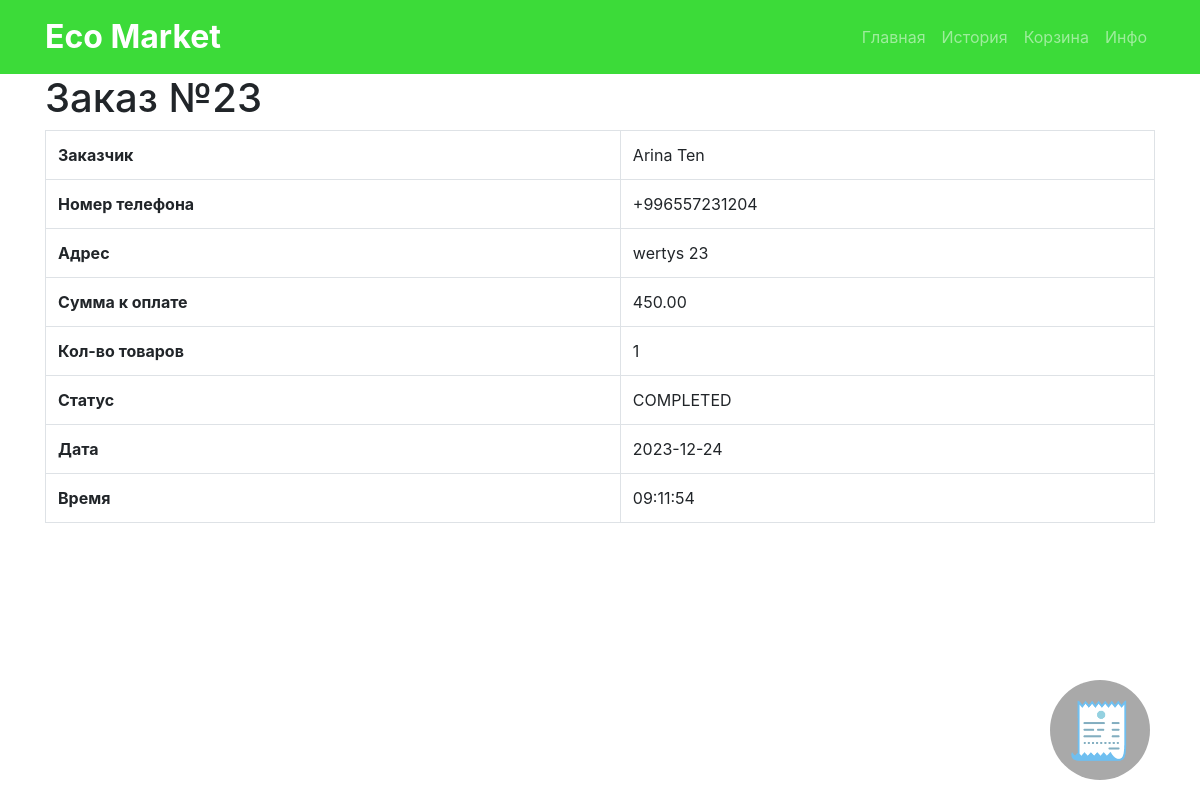
Page /orders/23/ on the earlier database version.
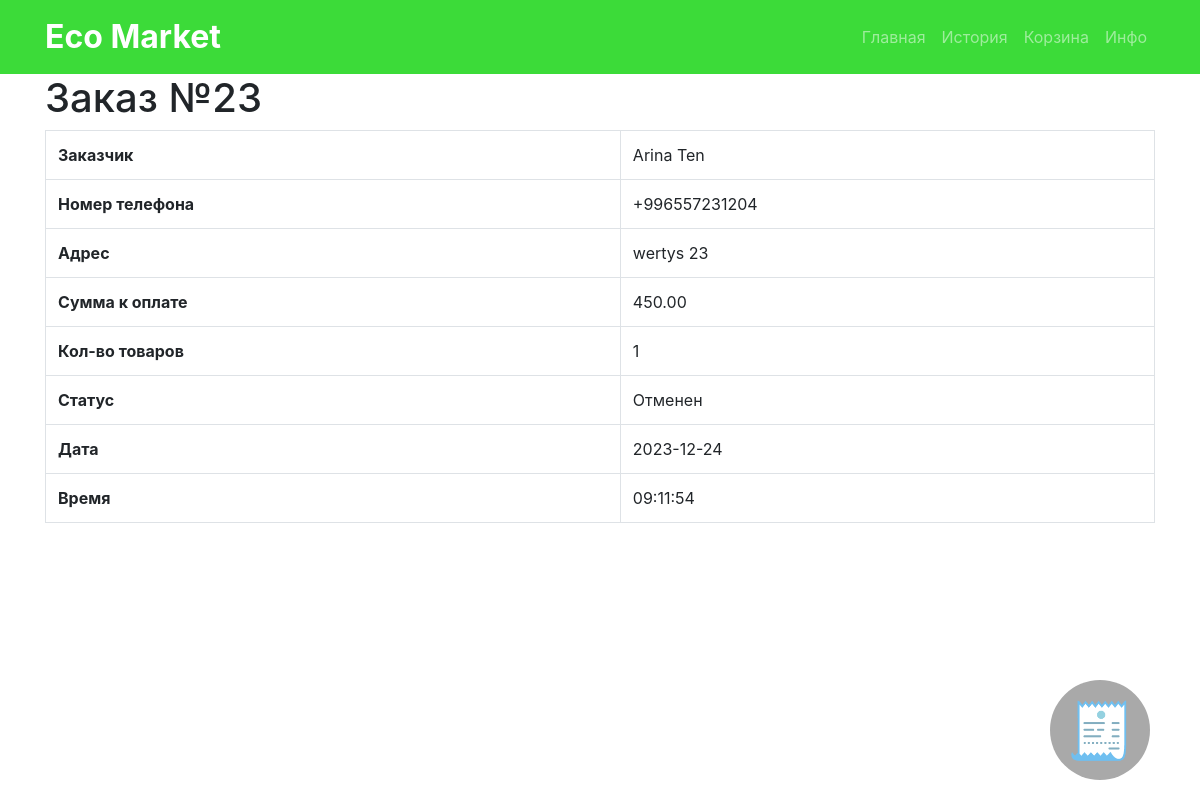
Same page on the later database version.
### myapp/models.py (models this page shows, shortened)
class Order(models.Model):
    STATUS_CHOICES = [
        ('Нa расмотрении','PENDING'),
        ('Делается', 'APPROVED'),
        ('Доставлено','COMPLETED'),
        ('Отменен','CANCEL'),
    ]
    session = models.ForeignKey(Session, on_delete=models.CASCADE)
    address = models.CharField(max_length=255)
    total_price = models.DecimalField(max_digits=10, decimal_places=2)  # Добавьте это поле
    quantity = models.PositiveIntegerField(default=1)
    name = models.CharField(max_length=100)
    phone_number = models.CharField(max_length=20)
    created_at = models.DateTimeField(auto_now_add=True)
    status = models.CharField(max_length=20, choices=STATUS_CHOICES, default='Нa расмотрении')
    cart_items = models.ManyToManyField('CartItem', blank=True)

### myapp/views.py (the view)
# urls.py: path('orders/<int:order_id>/', views.order_detail, name='order_detail'),
def order_detail(request, order_id):
    order = Order.objects.get(pk=order_id)
    order_items = OrderItem.objects.filter(order=order)
    items_with_total = []
    for order_item in order_items:
        total = order_item.quantity * order_item.product.price
        items_with_total.append({
            'order_item': order_item,
            'total': total,
        })
    context = {
        'order': order,
        'items_with_total': items_with_total,
    }
    return render(request, 'order_detail.html', context)

### templates/order_detail.html (shortened to what this page needs)
{% extends 'base.html' %}
{% block content %}
    <div class="container">
        <div class="order-info">
            <h1>Заказ №{{ order.id }}</h1>
            <div class="table-responsive">
                <table class="table table-bordered">
                    <tbody>
                        <tr>
                            <th scope="row">Заказчик</th>
                            <td>{{ order.name }}</td>
                        </tr>
                        <tr>
                            <th scope="row">Номер телефона</th>
                            <td>{{ order.phone_number }}</td>
                        </tr>
                        <tr>
                            <th scope="row">Адрес</th>
                            <td>{{ order.address }}</td>
                        </tr>
                        <tr>
                            <th scope="row">Сумма к оплате</th>
                            <td>{{ order.total_price }}</td>
                        </tr>
                        <tr>
                            <th scope="row">Кол-во товаров</th>
                            <td>{{ order.quantity }}</td>
                        </tr>
                        <tr>
                            <th scope="row">Статус</th>
                            <td>{{ order.status }}</td>
                        </tr>
                        <tr>
                            <th scope="row">Дата</th>
                            <td>{{ order.created_at|date:"Y-m-d" }}</td>
                        </tr>
                        <tr>
                            <th scope="row">Время</th>
                            <td>{{ order.created_at|time:"H:i:s" }}</td>
                        </tr>
                    </tbody>
                </table>
            </div>
        </div>
      <div class="row">
            <div class="col-md-12">
                <div class="scrolling-wrapper">
                </div>
            </div>
        </div>
    <div class="cart-button">
        <a href="{% url 'order_pdf' order.id %}">
            <div class="cart-icon"></div>
        </a>
    </div>
{% endblock %}

Differences in the rows shown:
changed Order "Arina Ten": status "COMPLETED" → "Отменен"
